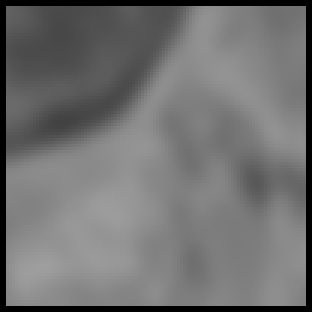
#> input picture BTL/LICENSE_PLATES_RECOGNITION/character_images/grays/1160.bmp, 104 x 104 px, found by its file name (shown 3 times larger); its folder holds only this picture in this run
$ python _generate_train_data.py
#> lines starting #> are read from the running program, lines starting #| are printed output that depends on the picture; after the words box and inside, x2 and y2 are one past the last pixel; in counts of white or black regions, pixels touching at a corner belong together
#> further down, image_raw is the input picture: shape (104, 104); min 0, max 158, mean 112.8
### 09-Hoc-may-co-ban/BTL/LICENSE_PLATES_RECOGNITION/ImageHandler.py
import cv2

def get_data(image):
    box_raito = 0
    contour_per_box = 0
    white_pixel_per_contour = 0
    contour_hull_area_per_box = 0
    white_pixel_count_1_per_box = 0
    white_pixel_count_2_per_box = 0
    white_pixel_count_3_per_box = 0
    white_pixel_count_4_per_box = 0


    image_width = image.shape[0]
#> image_width = 104
    image_height = image.shape[1]
#> image_height = 104
    contours, hierarchy = cv2.findContours(image, cv2.RETR_TREE, cv2.CHAIN_APPROX_NONE)
#> contours = 1 contour; box (x1, y1, x2, y2) and area: (2, 2, 102, 102) 9801
    if len(contours) < 1 :
        return box_raito,contour_per_box,white_pixel_per_contour,contour_hull_area_per_box,white_pixel_count_1_per_box,white_pixel_count_2_per_box,white_pixel_count_3_per_box,white_pixel_count_4_per_box
    max_contour = contours[0]
#> max_contour = contour of 396 points, box (x1, y1, x2, y2) (2, 2, 102, 102), area 9801
    max_contour_index = 0
    for i in range(len(contours)):
        if cv2.contourArea(max_contour) < cv2.contourArea(contours[i]):
            max_contour = contours[i]
            max_contour_index = i
#> this loop made 1 pass
#> after the loop, max_contour_index = 0

    box = cv2.minAreaRect(max_contour)
#> box = ((51.5, 51.5), (99, 99), -90)
    box_width = box[1][1]
#> box_width = 99
    box_height = box[1][0]
#> box_height = 99
    if box_width > box_height :
        temp = box_width
        box_width = box_height
        box_height = temp

    box_area = box_width * box_height
#> box_area = 9801
    box_raito = box_height / box_width
#> box_raito = 1

    contour_area = cv2.contourArea(max_contour)
#> contour_area = 9801
    contour_per_box = contour_area / box_area
#> contour_per_box = 1

    _, mask = cv2.threshold(image, 255, 0, cv2.THRESH_BINARY)
#> mask: shape (104, 104); every value is 0
    cv2.drawContours(mask, contours, max_contour_index, (255), cv2.FILLED)
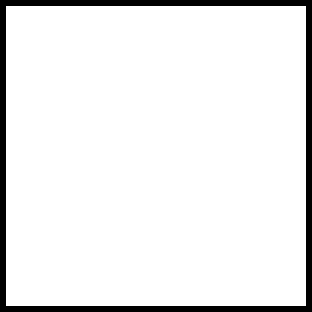
#> mask: shape (104, 104) (shown 3 times larger); 92.5% white; 1 black region, box (x1, y1, x2, y2) and area: (0, 0, 104, 104) 816
    image = image & mask
    white_pixel_count = cv2.countNonZero(image)
#> white_pixel_count = 10000
    white_pixel_per_contour = white_pixel_count / contour_area
#> white_pixel_per_contour = 1.02
    if white_pixel_per_contour > 1:
        white_pixel_per_contour = 1

    contour_hull = cv2.convexHull(max_contour)
#> contour_hull = [[101, 2], [101, 101], [2, 101], [2, 2]]
    contour_hull_area = cv2.contourArea(contour_hull)
#> contour_hull_area = 9801
    contour_hull_area_per_box = contour_hull_area / box_area
#> contour_hull_area_per_box = 1
    if contour_hull_area_per_box > 1:
        contour_hull_area_per_box = 1


    box_cx = int(box[0][0])
#> box_cx = 51
    box_cy = int(box[0][1])
#> box_cy = 51

    mat_crop_1 = image[0:box_cy, 0:box_cx]
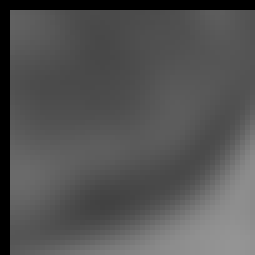
#> mat_crop_1: shape (51, 51) (shown 5 times larger); min 0, max 148, mean 84.2
    mat_crop_2 = image[0:box_cy, box_cx : image_width]
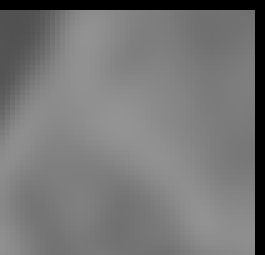
#> mat_crop_2: shape (51, 53) (shown 5 times larger); min 0, max 147, mean 118.2
    mat_crop_3 = image[box_cy : image_height, 0:box_cx]
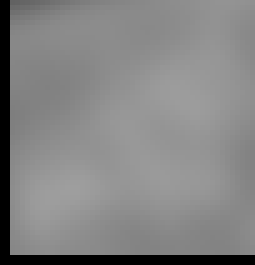
#> mat_crop_3: shape (53, 51) (shown 5 times larger); min 0, max 158, mean 131.6
    mat_crop_4 = image[box_cy : image_height, box_cx : image_width]
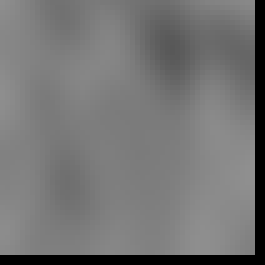
#> mat_crop_4: shape (53, 53) (shown 5 times larger); min 0, max 144, mean 115.9

    white_pixel_count_1_per_box = cv2.countNonZero(mat_crop_1) / float(box_area)
#> white_pixel_count_1_per_box = 0.245
    white_pixel_count_2_per_box = cv2.countNonZero(mat_crop_2) / float(box_area)
#> white_pixel_count_2_per_box = 0.255
    white_pixel_count_3_per_box = cv2.countNonZero(mat_crop_3) / float(box_area)
#> white_pixel_count_3_per_box = 0.255
    white_pixel_count_4_per_box = cv2.countNonZero(mat_crop_4) / float(box_area)
#> white_pixel_count_4_per_box = 0.265

    return box_raito,contour_per_box,white_pixel_per_contour,contour_hull_area_per_box,white_pixel_count_1_per_box,white_pixel_count_2_per_box,white_pixel_count_3_per_box,white_pixel_count_4_per_box

### 09-Hoc-may-co-ban/BTL/LICENSE_PLATES_RECOGNITION/_generate_train_data.py
import cv2
import os
import numpy as np
import csv
import ImageHandler

path = 'character_images'
list_dir = os.listdir(path)
file_bin = open('train_datas/number_data_bin.csv', 'w')

for dir in list_dir:
    character = dir

    list_file = os.listdir(path + '/' + dir)
    for file in list_file:
        file_path = path + '/' + character + '/' + file
        image_raw = cv2.imread(file_path, cv2.IMREAD_GRAYSCALE)

        box_raito, contour_per_box, white_pixel_per_contour, contour_hull_area_per_box, white_pixel_count_1_per_box, white_pixel_count_2_per_box, white_pixel_count_3_per_box, white_pixel_count_4_per_box = ImageHandler.get_data(image_raw)
#> box_raito = 1; contour_per_box = 1; white_pixel_per_contour = 1; contour_hull_area_per_box = 1; white_pixel_count_1_per_box = 0.245; white_pixel_count_2_per_box = 0.255; white_pixel_count_3_per_box = 0.255; white_pixel_count_4_per_box = 0.265

        data_row_bin = ''
        data_row_bin += str(box_raito) + ','
#> data_row_bin = '1.0,'
        data_row_bin += str(contour_per_box) + ','
#> data_row_bin = '1.0,1.0,'
        data_row_bin += str(white_pixel_per_contour) + ','
#> data_row_bin = '1.0,1.0,1,'
        data_row_bin += str(contour_hull_area_per_box) + ','
#> data_row_bin = '1.0,1.0,1,1.0,'
        data_row_bin += str(white_pixel_count_1_per_box) + ','
#> data_row_bin = '1.0,1.0,1,1.0,0.24497500255076013,'
        data_row_bin += str(white_pixel_count_2_per_box) + ','
        data_row_bin += str(white_pixel_count_3_per_box) + ','
        data_row_bin += str(white_pixel_count_4_per_box) + ','
        data_row_bin += character + '\n'
        file_bin.write(data_row_bin)

file_bin.close()
print('Finished !')

$ run again, on BTL/LICENSE_PLATES_RECOGNITION/character_images/grays/1163.bmp
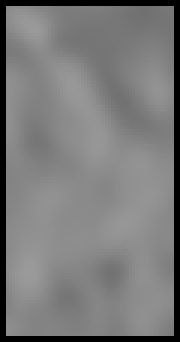
#> input picture BTL/LICENSE_PLATES_RECOGNITION/character_images/grays/1163.bmp, 60 x 114 px, found by its file name (shown 3 times larger)
#> image_raw is the input picture: shape (114, 60); min 0, max 154, mean 121.3
#> contours = 1 contour; box (x1, y1, x2, y2) and area: (2, 2, 58, 112) 5995
#> max_contour = contour of 328 points, box (x1, y1, x2, y2) (2, 2, 58, 112), area 5995
#> the loop in get_data, `for i in range(len(contours)):` made 1 pass
#> after the loop in get_data, `for i in range(len(contours)):`: max_contour_index = 0
#> box = ((29.5, 56.5), (109, 55), -90)
#> box_width = 55
#> box_height = 109
#> box_area = 5995
#> in get_data, `box_raito = box_height / box_width`: box_raito = 1.98
#> contour_area = 5995
#> in get_data, `contour_per_box = contour_area / box_area`: contour_per_box = 1
#> in get_data, `cv2.drawContours(mask, contours, max_contour_index, (255), cv2.FILLED)`:
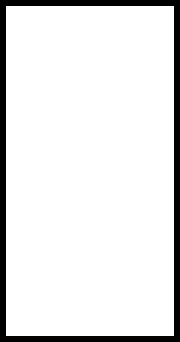
#> mask: shape (114, 60) (shown 3 times larger); 90.1% white; 1 black region, box (x1, y1, x2, y2) and area: (0, 0, 60, 114) 680
#> white_pixel_count = 6160
#> in get_data, `white_pixel_per_contour = white_pixel_count / contour_area`: white_pixel_per_contour = 1.03
#> contour_hull = [[57, 2], [57, 111], [2, 111], [2, 2]]
#> contour_hull_area = 5995
#> in get_data, `contour_hull_area_per_box = contour_hull_area / box_area`: contour_hull_area_per_box = 1
#> box_cx = 29
#> box_cy = 56
#> in get_data, `mat_crop_2 = image[0:box_cy, box_cx : image_width]`:
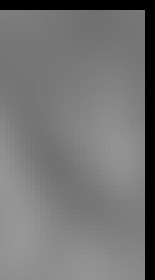
#> mat_crop_2: shape (56, 31) (shown 5 times larger); min 0, max 151, mean 116.1
#> in get_data, `white_pixel_count_1_per_box = cv2.countNonZero(mat_crop_1) / float(box..`: white_pixel_count_1_per_box = 0.243
#> in get_data, `white_pixel_count_2_per_box = cv2.countNonZero(mat_crop_2) / float(box..`: white_pixel_count_2_per_box = 0.261
#> in get_data, `white_pixel_count_3_per_box = cv2.countNonZero(mat_crop_3) / float(box..`: white_pixel_count_3_per_box = 0.018
#> in get_data, `white_pixel_count_4_per_box = cv2.countNonZero(mat_crop_4) / float(box..`: white_pixel_count_4_per_box = 0.0193
#> `box_raito, contour_per_box, white_pixel_per_contour, contour_hull_area..`: box_raito = 1.98; contour_per_box = 1; white_pixel_count_1_per_box = 0.243; white_pixel_count_2_per_box = 0.261; white_pixel_count_3_per_box = 0.018; white_pixel_count_4_per_box = 0.0193
#> `data_row_bin += str(box_raito) + ','`: data_row_bin = '1.9818181792960676,'
#> `data_row_bin += str(contour_per_box) + ','`: data_row_bin = '1.9818181792960676,1.000000278705213,'
#> `data_row_bin += str(white_pixel_per_contour) + ','`: data_row_bin = '1.9818181792960676,1.000000278705213,1,'

$ run again, on BTL/LICENSE_PLATES_RECOGNITION/character_images/grays/1188.bmp
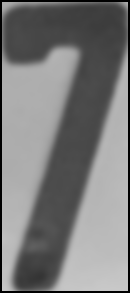
#> input picture BTL/LICENSE_PLATES_RECOGNITION/character_images/grays/1188.bmp, 130 x 293 px, found by its file name
#> image_raw is the input picture: shape (293, 130); min 0, max 200, mean 123.3
#> contours = 1 contour; box (x1, y1, x2, y2) and area: (2, 2, 128, 291) 36000
#> max_contour = contour of 826 points, box (x1, y1, x2, y2) (2, 2, 128, 291), area 36000
#> the loop in get_data, `for i in range(len(contours)):` made 1 pass
#> after the loop in get_data, `for i in range(len(contours)):`: max_contour_index = 0
#> box = ((64.5, 146), (288, 125), -90)
#> box_width = 125
#> box_height = 288
#> box_area = 36000
#> in get_data, `box_raito = box_height / box_width`: box_raito = 2.3
#> contour_area = 36000
#> in get_data, `contour_per_box = contour_area / box_area`: contour_per_box = 1
#> in get_data, `cv2.drawContours(mask, contours, max_contour_index, (255), cv2.FILLED)`:
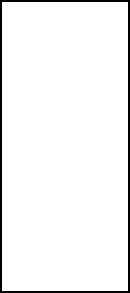
#> mask: shape (293, 130); 95.6% white; 1 black region, box (x1, y1, x2, y2) and area: (0, 0, 130, 293) 1676
#> white_pixel_count = 36414
#> in get_data, `white_pixel_per_contour = white_pixel_count / contour_area`: white_pixel_per_contour = 1.01
#> contour_hull = [[127, 2], [127, 290], [2, 290], [2, 2]]
#> contour_hull_area = 36000
#> in get_data, `contour_hull_area_per_box = contour_hull_area / box_area`: contour_hull_area_per_box = 1
#> box_cx = 64
#> box_cy = 146
#> in get_data, `mat_crop_2 = image[0:box_cy, box_cx : image_width]`:
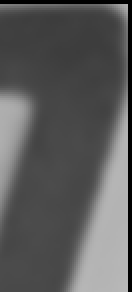
#> mat_crop_2: shape (146, 66) (shown 2 times larger); min 0, max 185, mean 90.9
#> mat_crop_3 = empty array
#> in get_data, `white_pixel_count_1_per_box = cv2.countNonZero(mat_crop_1) / float(box..`: white_pixel_count_1_per_box = 0.248
#> in get_data, `white_pixel_count_2_per_box = cv2.countNonZero(mat_crop_2) / float(box..`: white_pixel_count_2_per_box = 0.256
#> in get_data, `white_pixel_count_3_per_box = cv2.countNonZero(mat_crop_3) / float(box..`: white_pixel_count_3_per_box = 0
#> `box_raito, contour_per_box, white_pixel_per_contour, contour_hull_area..`: box_raito = 2.3; contour_per_box = 1; white_pixel_count_1_per_box = 0.248; white_pixel_count_2_per_box = 0.256; white_pixel_count_3_per_box = 0
#> `data_row_bin += str(box_raito) + ','`: data_row_bin = '2.304,'
#> `data_row_bin += str(contour_per_box) + ','`: data_row_bin = '2.304,1.0,'
#> `data_row_bin += str(white_pixel_per_contour) + ','`: data_row_bin = '2.304,1.0,1,'
#> `data_row_bin += str(contour_hull_area_per_box) + ','`: data_row_bin = '2.304,1.0,1,1.0,'
#> `data_row_bin += str(white_pixel_count_1_per_box) + ','`: data_row_bin = '2.304,1.0,1,1.0,0.248,'
#> `data_row_bin += str(white_pixel_count_2_per_box) + ','`: data_row_bin = '2.304,1.0,1,1.0,0.248,0.256,'
#> `data_row_bin += str(white_pixel_count_3_per_box) + ','`: data_row_bin = '2.304,1.0,1,1.0,0.248,0.256,0.0,'
#> `data_row_bin += str(white_pixel_count_4_per_box) + ','`: data_row_bin = '2.304,1.0,1,1.0,0.248,0.256,0.0,0.0,'
